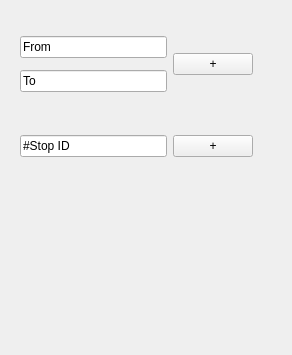
<?xml version="1.0" encoding="UTF-8"?>
<ui version="4.0">
 <class>Form</class>
 <widget class="QWidget" name="Form">
  <property name="geometry">
   <rect>
    <x>0</x>
    <y>0</y>
    <width>292</width>
    <height>355</height>
   </rect>
  </property>
  <property name="windowTitle">
   <string>Form</string>
  </property>
  <widget class="QWidget" name="horizontalLayoutWidget">
   <property name="geometry">
    <rect>
     <x>20</x>
     <y>130</y>
     <width>233</width>
     <height>32</height>
    </rect>
   </property>
   <layout class="QHBoxLayout" name="horizontalLayout">
    <item>
     <widget class="QLineEdit" name="lineEdit">
      <property name="text">
       <string>#Stop ID</string>
      </property>
     </widget>
    </item>
    <item>
     <widget class="QPushButton" name="pushButton">
      <property name="text">
       <string>+</string>
      </property>
     </widget>
    </item>
   </layout>
  </widget>
  <widget class="QWidget" name="horizontalLayoutWidget_2">
   <property name="geometry">
    <rect>
     <x>20</x>
     <y>30</y>
     <width>233</width>
     <height>68</height>
    </rect>
   </property>
   <layout class="QHBoxLayout" name="horizontalLayout_2">
    <item>
     <layout class="QVBoxLayout" name="verticalLayout">
      <item>
       <widget class="QLineEdit" name="lineEdit_3">
        <property name="text">
         <string>From</string>
        </property>
       </widget>
      </item>
      <item>
       <widget class="QLineEdit" name="lineEdit_2">
        <property name="text">
         <string>To</string>
        </property>
       </widget>
      </item>
     </layout>
    </item>
    <item>
     <widget class="QPushButton" name="pushButton_2">
      <property name="text">
       <string>+</string>
      </property>
     </widget>
    </item>
   </layout>
  </widget>
  <zorder>horizontalLayoutWidget</zorder>
  <zorder>horizontalLayoutWidget_2</zorder>
  <zorder>lineEdit</zorder>
 </widget>
 <resources/>
 <connections/>
</ui>
